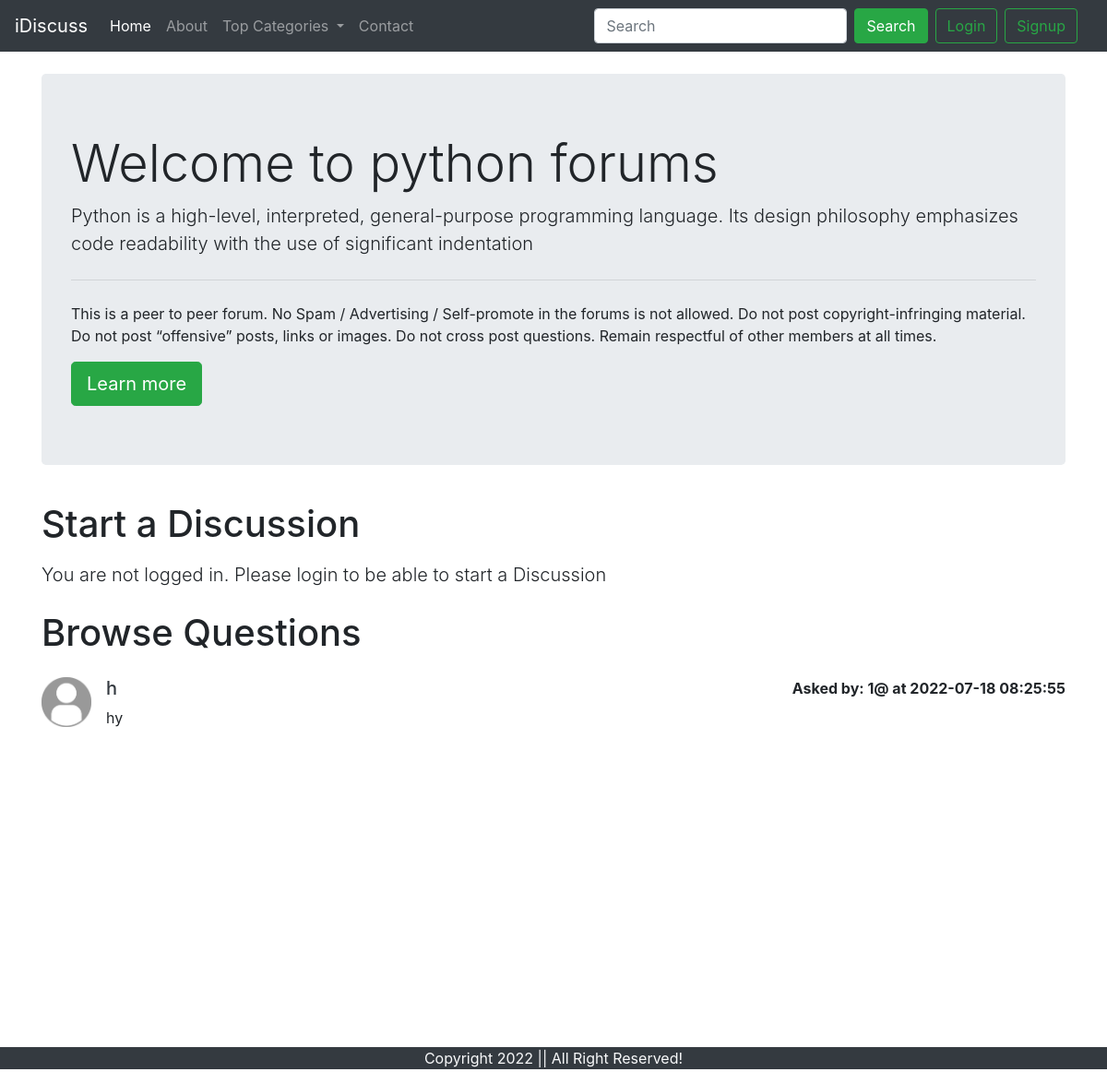
The app's page /threadlist.php?catid=2 with its own data.
### tables this page shows
CREATE TABLE `categories` (
  `category_id` int(8) NOT NULL,
  `category_name` varchar(255) NOT NULL,
  `category_description` varchar(255) NOT NULL,
  `created` datetime NOT NULL DEFAULT current_timestamp()
);

CREATE TABLE `threads` (
  `thread_id` int(7) NOT NULL,
  `thread_title` varchar(255) NOT NULL,
  `thread_desc` text NOT NULL,
  `thread_cat_id` int(7) NOT NULL,
  `thread_user_id` int(7) NOT NULL,
  `timestamp` datetime NOT NULL
);

CREATE TABLE `users` (
  `sno` int(11) NOT NULL,
  `user_email` varchar(30) NOT NULL,
  `user_pass` varchar(255) NOT NULL,
  `timestamp` datetime NOT NULL DEFAULT current_timestamp()
);

### threadlist.php (the view, shortened to what this page needs)
<!doctype html>
<html lang="en">
<head>
    <link rel="stylesheet" href="https://stackpath.bootstrapcdn.com/bootstrap/4.5.0/css/bootstrap.min.css"
>
</head>
<body>
    <?php include 'partials/dbconnect.php';?>
    <?php include 'partials/header.php';?>
    <?php
    $id = $_GET['catid'];
    $sql = "SELECT * FROM `categories` WHERE category_id=$id";
    $result = mysqli_query($data, $sql);
    while($row = mysqli_fetch_assoc($result)){
        $catname = $row['category_name'];
        $catdesc = $row['category_description'];
    }
    ?>
    <div class="container my-4">
        <div class="jumbotron">
            <h1 class="display-4">Welcome to <?php echo $catname;?> forums</h1>
            <p class="lead"> <?php echo $catdesc;?></p>
            <hr class="my-4">
            <p>This is a peer to peer forum. No Spam / Advertising / Self-promote in the forums is not allowed. Do not
                post copyright-infringing material. Do not post “offensive” posts, links or images. Do not cross post
                questions. Remain respectful of other members at all times.</p>
            <a class="btn btn-success btn-lg" href="#" role="button">Learn more</a>
        </div>
    </div>
    <?php
    if(isset($_SESSION['loggedin']) && $_SESSION['loggedin']==true){
    echo '<div class="container">
            <h1 class="py-2">Start a Discussion</h1>
            <form action="'. $_SERVER["REQUEST_URI"] . '" method="post">
                <div class="form-group">
                    <label for="exampleInputEmail1">Problem Title</label>
                    <input type="text" class="form-control" id="title" name="title" aria-describedby="emailHelp">
                    <small id="emailHelp" class="form-text text-muted">Keep your title as short and crisp as
                        possible</small>
                </div>
                <input type="hidden" name="sno" value="'. $_SESSION["sno"]. '">
                <div class="form-group">
                    <label for="exampleFormControlTextarea1">Ellaborate Your Concern</label>
                    <textarea class="form-control" id="desc" name="desc" rows="3"></textarea>
                </div>
                <button type="submit" class="btn btn-success">Submit</button>
            </form>
        </div>';
    }
    else{
        echo '
        <div class="container">
        <h1 class="py-2">Start a Discussion</h1>
           <p class="lead">You are not logged in. Please login to be able to start a Discussion</p>
        </div>
        ';
    }
    ?>
    <div class="container mb-5" id="ques">
        <h1 class="py-2">Browse Questions</h1>
    <?php
    $id = $_GET['catid'];
    $sql = "SELECT * FROM `threads` WHERE thread_cat_id=$id";
    $result = mysqli_query($data, $sql);
    while($row = mysqli_fetch_assoc($result)){
        $id = $row['thread_id'];
        $title = $row['thread_title'];
        $desc = $row['thread_desc'];
        $thread_time = $row['timestamp'];
        $thread_user_id = $row['thread_user_id'];
        $sql2 = "SELECT user_email FROM `users` WHERE sno='$thread_user_id'";
        $result2 = mysqli_query($data, $sql2);
        $row2 = mysqli_fetch_assoc($result2);
        echo '<div class="media my-3">
            <img src="img/users.png" width="54px" class="mr-3" alt="...">
            <div class="media-body">'.
             '<h5 class="mt-0"> <a class="text-dark" href="thread.php?threadid=' . $id. '">'. $title . ' </a></h5>
                '. $desc . ' </div>'.'<div class="font-weight-bold my-0"> Asked by: '. $row2['user_email'] . ' at '. $thread_time. '</div>'.
        '</div>';
        }
    ?>
    </div>
    <?php include 'partials/footer.php';?>
</body>
</html>

### threadlist.php (style rules this page uses)
#ques { min-height: 433px; }

### records on screen
categories: category_name "python", category_description "Python is a high-level, interpreted, general-purpose programming language. Its design philosophy emphasizes code readability with the use of significant indentation"
threads: thread_title "h", thread_desc "hy", users.user_email "1@", timestamp "2022-07-18 08:25:55"
